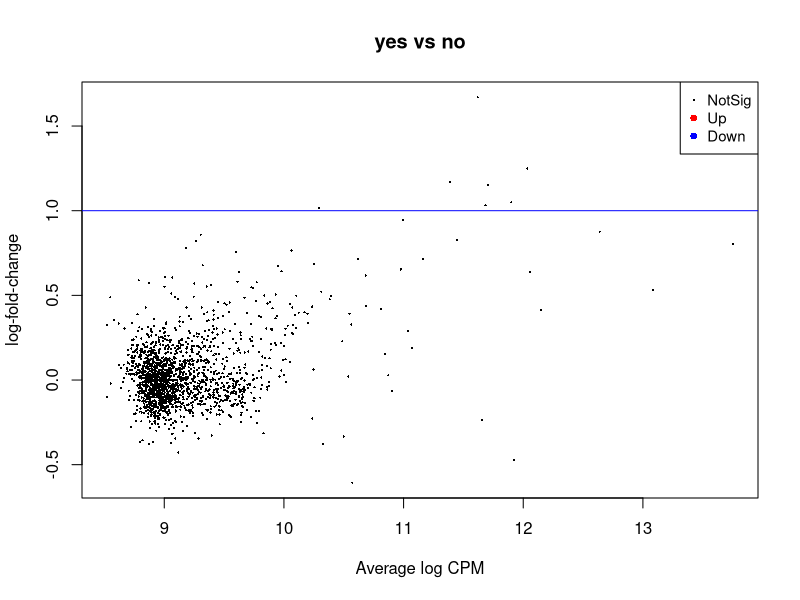

Reproduce this figure in R. (Note: this script raises an error after producing the figure.)
library("survminer")
library("ggplot2")
require("survival")
library(glmnet)
library(pheatmap)
library(RColorBrewer)
library(tidyverse)
library(edgeR)
library(pROC)

# get Sig DE genes for training set 

CD68_df = read.csv("CD68_av.csv", header = T)
CD68_df$SpotID <- CD68_df$X
Res_CD68 = read.csv("CD68_response_table.csv", header = T)
Res_CD68$SpotID <- Res_CD68$ROI_ID_2
CD68_2 = merge(CD68_df, Res_CD68, by = "SpotID")
CD68_2$group <- CD68_2$response # define the group you want to compare
data = CD68_2[,3:1713]
prop_test = 0.33
idx0 = which(CD68_2$group=="no")
idx1 = which(CD68_2$group=="yes")
test_idx = c(idx0[1:(length(idx0)*prop_test)],idx1[1:(length(idx1)*prop_test)])
train_idx = setdiff(1:dim(data)[1],test_idx)
train_data = CD68_2[train_idx,]
train_data2 = train_data[,3:1713]
test_data = CD68_2[test_idx,]
test_data2 = test_data[,3:1713]

# make the pseudo counts of the data

d = DGEList(t(train_data2), group= train_data$response)
d = calcNormFactors(d)    
d = estimateCommonDisp(d)
d = estimateTagwiseDisp(d)

#Find significant genes
response <- exactTest(d, pair = c("no", "yes"))
FDR <- p.adjust(response$table$PValue, method="BH")
sum(FDR < 0.1)
topTags(response)
plotMD(response)
abline(h=c(-1,1), col="blue")
response$table$FDR = FDR
write.csv(response$table, "CD68_train_set_Sig_Genes.csv")

# Fibroblast_genes = read.csv("Fibroblast.csv")# Fibroblast signature gene
# dex_df = read.csv("CD68_train_set_Sig_Genes.csv")
# names(dex_df)[1] = "Genes"
# dex_df = dex_df[which(dex_df$Genes %in% Fibroblast_genes$x),] # gene dex genes from the S100 counts file.
# dex_df = dex_df[order(dex_df$PValue),]
# dex_df = dex_df[which(dex_df$logFC<0),] # take only up regulated genes. 
# dex_sel_genes = dex_df$Genes[1:20]
# do_lasso = 0


dex_df = response$table
dex_df = dex_df[which(dex_df$FDR < 0.05),] # take only genes that have FDR < 0.05
dex_df$gene = row.names(dex_df)
dex_sel_genes = dex_df$gene
do_lasso = 0

dex_sel_genes = dex_df[which(dex_df$FDR < 0.1),] # take only genes that have FDR < 0.1
dex_df$gene = row.names(dex_df)
dex_sel_genes = dex_df$gene
do_lasso = 1

train_data3 = train_data[,which(colnames(train_data) %in% dex_sel_genes)]
train_data3$response = train_data$response

if (do_lasso){
  nGene = dim(train_data3)[2] - 1
  dim2 = dim(train_data3)[2]
  var_counts = matrix(0,1,nGene+1)
  mean_coeffs = matrix(0,nGene+1,1)
  nSeeds = 100
  
  for(cSeed in 1:nSeeds){
    
    print(cSeed)
    set.seed(cSeed)
    
    # lambdas_to_try <- 10^seq(-3, 5, length.out = 100)
    lambdas_to_try <- 10^seq(-3, 0, length.out = 100)
    ##
    lasso_cv <- cv.glmnet(as.matrix(train_data3[,1:nGene]), train_data3$response, alpha = 1, lambda = lambdas_to_try,
                          standardize = FALSE, nfolds = 10, family = "binomial")
    plot(lasso_cv)
    lambda_cv <- lasso_cv$lambda.min
    model_cv <- glmnet(as.matrix(train_data3[,1:nGene]), train_data3$response, alpha = 1, lambda = lambda_cv, standardize = FALSE, family = "binomial")
    coeffs <- predict(model_cv, as.matrix(train_data3[,1:nGene]), type = "coefficients")
    
    var_counts[which(coeffs!=0)] = var_counts[which(coeffs!=0)] + 1
    mean_coeffs = mean_coeffs + (coeffs/nSeeds)
    
  }
  
  mean_coeffs_weighted = mean_coeffs * (nSeeds/t(var_counts));
  
  var_props = var_counts / nSeeds
  colnames(var_props) = c("intercept",colnames(train_data3)[1:nGene])
  rownames(mean_coeffs) = c("intercept",colnames(train_data3)[1:nGene])
  rownames(mean_coeffs_weighted) = c("intercept",colnames(train_data3)[1:nGene])
  t(var_props)
  #mean_coeffs
  mean_coeffs_weighted #[2:nGene+1,]
  
  ## refit model
  var_props_nointerc = var_props[1,2:(nGene+1)]
  nonzero = which(var_props_nointerc>0)
  
  cSeed = 2001
  print(cSeed)
  set.seed(cSeed)
  
  model_cv <- glmnet(as.matrix(train_data3[,nonzero]), train_data3$response, alpha = 1, lambda = 0, standardize = FALSE, family = "binomial")
  coeffs <- predict(model_cv, as.matrix(train_data3[,nonzero]), type = "coefficients")
  
  coeffs
}else{
  nGene = dim(train_data3)[2] - 1
  dim2 = dim(train_data3)[2]  
  nonzero = (1:nGene)
}

coeffs

# 11 x 1 sparse Matrix of class "dgCMatrix"
# s0
# (Intercept)  9.53258398
# DDIT3       -0.17748834
# HPCA        -0.34544997
# HLA.DQB1    -0.11013524
# MED29       -0.41165980
# SERPINA1     0.39478259
# IGHA1        0.04837871
# IFI27        0.65126908
# CXCL9        0.12617794
# DST         -0.40374007
# RIMBP3B      0.07114801

## heatmap

# Training set 
train_data4 = train_data3[,nonzero]
train_data4 <- log2(train_data4)
rownames(train_data4) = sapply(rownames(train_data4),function(x) 
  strsplit(as.character(x),split = "\\\\")[[1]][1])
train_data4 <- train_data4[order(train_data$response),]
train_data5 = data.frame("Response" = sort(train_data$response))
rownames(train_data5) = rownames(train_data4)
#rownames(train_data4) = train_data5$Response # name matching
pheatmap(train_data4,annotation_row = train_data5, main = "Signature genes CD68 Comp",
         cluster_rows = T, color = colorRampPalette(rev(brewer.pal(n = 11, name ="RdYlGn")))(15),
         # cutree_cols = 2,
         cutree_rows = 2, 
         fontsize = 8)
pheatmap(train_data4,annotation_row = train_data5, main = "Signature genes CD68 Comp",
         cluster_rows = F, color = colorRampPalette(rev(brewer.pal(n = 11, name ="RdYlGn")))(15),
         cutree_cols = 2,
         #cutree_rows = 3, 
         fontsize = 8)

## heatmap

# Testing set 
test_data = CD68_2[test_idx,]
test_data2 = test_data[,which(colnames(test_data) %in% dex_sel_genes)]
test_data2 = test_data2[,nonzero]
test_data2 <- log2(test_data2)
rownames(test_data2) = sapply(rownames(test_data2),function(x) 
  strsplit(as.character(x),split = "\\\\")[[1]][1])
test_data2 <- test_data2[order(test_data$response),]
test_data3 = data.frame("Response" = sort(test_data$response))
rownames(test_data3) = rownames(test_data2)
#rownames(test_data3) = train_data5$Response # name matching
pheatmap(test_data2,annotation_row = test_data3, main = "Signature genes CD68 Comp",
         cluster_rows = T, color = colorRampPalette(rev(brewer.pal(n = 11, name ="RdYlGn")))(15),
         # cutree_cols = 2,
         cutree_rows = 2, 
         clustering_method = "complete",
         # clustering_distance_cols = "correlation" or "euclidean", ,
         # clustering_distance_rows = "correlation",
         fontsize = 8)

pheatmap(test_data2,annotation_row = test_data3, main = "Signature genes CD68 Comp",
         cluster_rows = F, color = colorRampPalette(rev(brewer.pal(n = 11, name ="RdYlGn")))(15),
         cutree_cols = 2,
         #cutree_rows = 3, 
         fontsize = 8, clustering_method = "complete")

#data3$lasso_score <- predict(model_cv, as.matrix(data3[,nonzero]))

CD68_2$lasso_scores = matrix(0,dim(CD68_2)[1],1)
for(i in 1:dim(CD68_2)[1]){
  CD68_2$lasso_scores[i] = sum(as.matrix(CD68_2[i,nonzero])*t(coeffs[2:dim(coeffs)[1],]))
}

## AUC analysis

#data3 %>%
#  roc(response, lasso_score)

pROC_obj <- roc(CD68_2$response[test_idx],CD68_2$lasso_scores[test_idx],
                smoothed = TRUE,
                # arguments for ci
                ci=TRUE, ci.alpha=0.9, stratified=FALSE,
                # arguments for plot
                plot=TRUE, auc.polygon=TRUE, max.auc.polygon=TRUE, grid=TRUE,
                print.auc=TRUE, show.thres=TRUE)

pROC_obj
